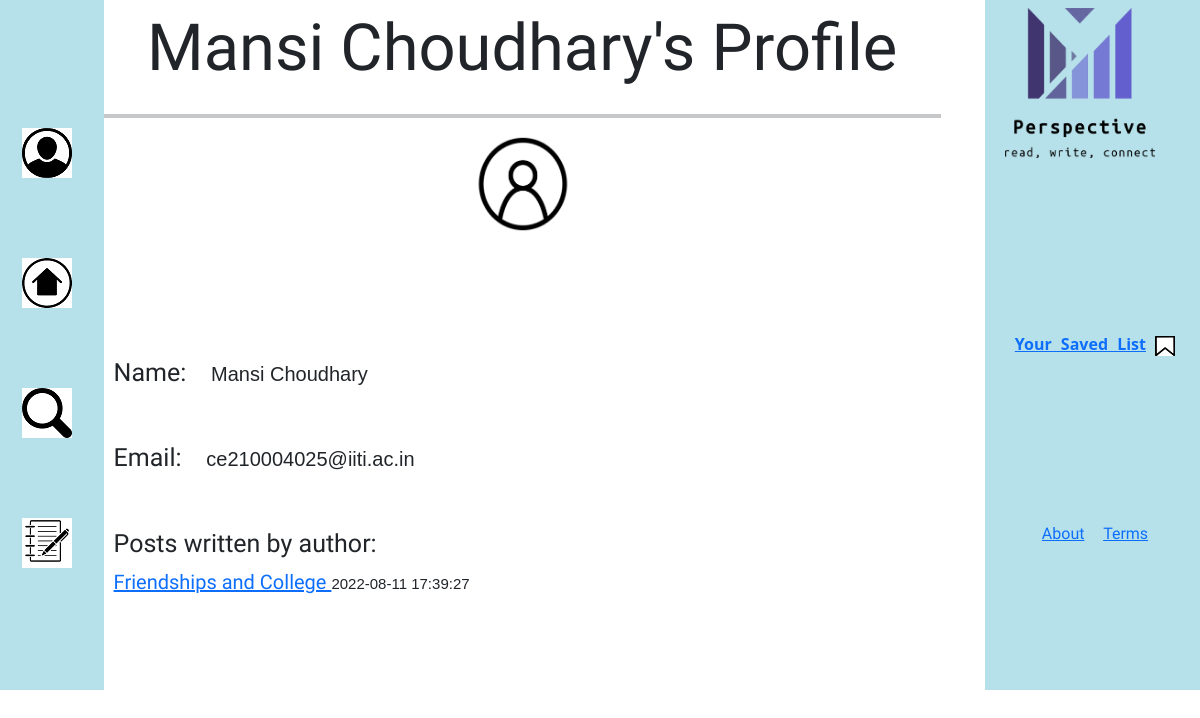
The page /Mansi Choudhary (signed in) on the database its author committed.
### website/models.py (models this page shows)
class User(db.Model, UserMixin):
    id = db.Column(db.Integer, primary_key=True)
    email = db.Column(db.String(150), unique=True)
    name = db.Column(db.String(150))
    password = db.Column(db.String(150))
    date_created = db.Column(db.DateTime(timezone=True), default=func.now())
    posts=db.relationship('Post',backref='user',passive_deletes=True)
    comments=db.relationship('Comment',backref='user',passive_deletes=True)
    saveds=db.relationship('Saved',backref='user',passive_deletes=True)

class Post(db.Model):
    id = db.Column(db.Integer, primary_key=True)
    heading=db.Column(db.Text,nullable=False)
    formatting=db.Column(db.Text)
    text=db.Column(db.Text,nullable=False)
    tags=db.Column(db.Text,nullable=False)
    date_created = db.Column(db.DateTime(timezone=True), default=func.now())
    author=db.Column(db.Integer, db.ForeignKey('user.id',ondelete="CASCADE"),nullable=False)
    comments=db.relationship('Comment',backref='post',passive_deletes=True)
    saveds=db.relationship('Saved',backref='post',passive_deletes=True)

### website/views.py (the view, shortened to what this page needs)
@views.route("/<name>",methods=['GET','POST'])
def manythings(name):
        user=User.query.filter_by(name=name).first()
        if name==current_user.name:
            return render_template("myprofile.html",user=current_user,posts=user.posts)
        elif user is None:
            posts=Post.query.all()
            comments=Comment.query.all()
            return render_template("post.html",user=current_user,posts=posts,heading=name,comments=comments )
        else:
           posts=user.posts
           return render_template("profile.html",user=user,posts=posts)

### website/__init__.py (called while the page is built)
def create_app():
    app = Flask(__name__)
    app.config['SECRET_KEY'] = "helloworld"
    app.config['SQLALCHEMY_DATABASE_URI'] = f'sqlite:///{DB_NAME}'
    db.init_app(app)
    from .views import views
    from .auth import auth
    app.register_blueprint(views, url_prefix="/")
    app.register_blueprint(auth, url_prefix="/")
    from .models import User, Post,Comment,Saved
    create_database(app)
    login_manager = LoginManager()
    login_manager.login_view = "auth.login"
    login_manager.init_app(app)
    @login_manager.user_loader
    def load_user(id):
        return User.query.get(int(id))
    return app

### website/templates/profile.html (shortened to what this page needs)
{% extends "base.html" %} {% block head %}
<link rel="stylesheet" type="text/css" href="../static/profile.css" />
{%endblock%} {% block content%}
  <div class="whole">
    <nav class="navbar navbar-expand-lg">
      <div class="collapse navbar-collapse" id="navbarSupportedContent">
        <ul class="navbar-nav me-auto mb-2 mb-lg-0">
          <center style="margin-left: 30px">
            <li class="nav-item">
              <div class="one">
                <a href="myprofile.html"
                  ><img src="../static/profile-removebg-preview.png"
                /></a>
              </div>
            </li>
            <li class="nav-item">
              <div class="two">
                <a href="homefeed.html"
                  ><img src="../static/home-removebg-preview.png"
                /></a>
              </div>
            </li>
            <li class="nav-item">
              <div class="three">
                <a href="search.html"
                  ><img src="../static/search-removebg-preview.png"
                /></a>
              </div>
            </li>
            <li class="nav-item">
              <div class="four">
                <a href="write.html"
                  ><img src="../static/note-removebg-preview.png"
                /></a>
              </div>
            </li>
          </center>
        </ul>
      </div>
    </nav>
  </div>
  <div class="middle">
    <center style="font-size: 65px; font-family: 'Cookie', cursive">
      {{user.name}}'s Profile
    </center>
    <hr align="center" size="6px" color="black" />
    <div class="logo">
      <center>
        <img
          src="../static/Screenshot (567).png"
          width="100px"
          height="100px"
        />
      </center>
      <br />
      <br />
      <br />
      <br />
      <br />
    </div>
    <div
      class="name"
      style="
        font-size: 25px;
        font-family: 'Acme', sans-serif;
        margin-left: 10px;
      "
    >
      Name: &nbsp;&nbsp;
      <span style="font-family: sans-serif; font-size: 20px">
        {{user.name}}</span
      >
    </div>
    <br />
    <br />
    <div
      class="mail"
      style="
        font-size: 25px;
        font-family: 'Acme', sans-serif;
        margin-left: 10px;
      "
    >
      Email: &nbsp;&nbsp;
      <span style="font-family: sans-serif; font-size: 20px"
        >{{user.email}}</span
      >
    </div>
    <br />
    <br />
    <div
      class="bio"
      style="
        font-size: 25px;
        font-family: 'Acme', sans-serif;
        margin-left: 10px;
      "
    >
      Posts written by author: &nbsp;&nbsp;
      <br />
      {%for post in posts %}
      <span style="font-family: 'Acme', sans-serif; font-size: 20px">
        <a href="/{{post.heading}}">{{post.heading}} </a>
      </span>
      <span style="font-family: sans-serif; font-size: 15px">
        {{post.date_created}}<br />
      </span>
      {%endfor%}
    </div>
  </div>
  <div class="third">
    <nav class="navbar navbar-expand-lg">
      <div class="collapse navbar-collapse" id="navbarSupportedContent">
        <ul class="navbar-nav me-auto mb-2 mb-lg-0">
          <center>
            <li class="nav-item">
              <img
                src="../static/Screenshot (544).png"
                width="150px"
                height="150px"
              />
            </li>
            <br />
            <li class="nav-item">
              <p
                style="
                  padding-top: 150px;
                  padding-left: 30px;
                  word-spacing: 5px;
                "
              >
                <b> <a href="saved.html">Your Saved List</a></b>
                <img
                  src="../static/Screenshot (546).png"
                  width="20px"
                  height="20px"
                />
              </p>
            </li>
            <li class="nav-item">
              <p
                style="
                  word-spacing: 15px;
                  padding-top: 150px;
                  padding-left: 30px;
                  font-family: 'Acme', sans-serif;
                "
              >
                <a href="about.html">About</a>
                <a href="terms.html">Terms</a>
              </p>
            </li>
          </center>
        </ul>
      </div>
    </nav>
  </div>
{% endblock %}

### website/static/search.css (style rules this page uses)
.whole { background-color: #b7e1ea; width: 10%; margin-left: -50px; height: 690px; float: left; }
.one { padding-top: 120px; }
.two { padding-top: 80px; }
.three { padding-top: 80px; }
.four { padding-top: 80px; }
.third { background-color: #b7e1ea; width: 15%; height: 690px; float: right; margin-right: -50px; }

### website/static/profile.css (style rules this page uses)
.whole { background-color: #b7e1ea; width: 10%; height: 690px; float: left; }
.middle { float: left; width: 75%; }
.one { padding-top: 120px; }
.two { padding-top: 80px; }
.three { padding-top: 80px; }
.four { padding-top: 80px; }
.third { background-color: #b7e1ea; width: 20%; margin-right: -50px; height: 690px; float: right; }

### rows shown on the page
User: name "Mansi Choudhary", email "ce210004025@iiti.ac.in"
Post: heading "Friendships and College", date_created "2022-08-11 17:39:27"
